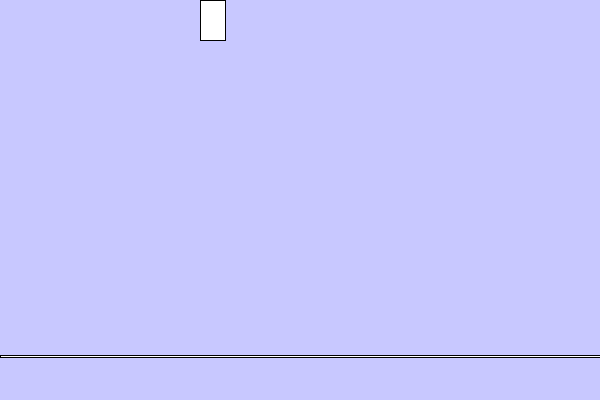
Frame 1 (no input)
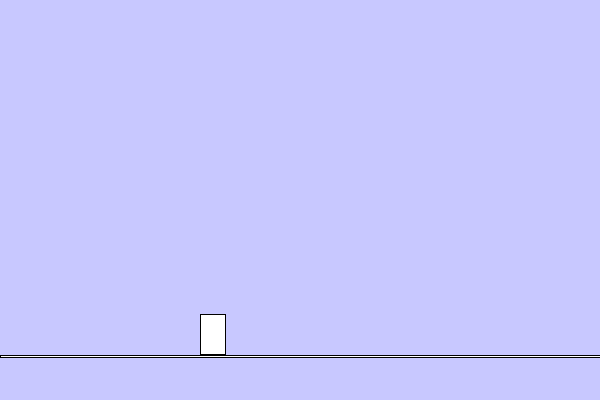
Frame 60 (the mouse pressed at the canvas centre just before this capture)
Frame 120 (the mouse held since frame 60 and released just before this capture): identical to frame 60, image omitted

The Processing sketch that drew these frames (run headless with seeded random() and noise(); from frame 60 on, the mouse is pressed at the canvas centre):

// Processing sketch: Grav
// ── Grav.pde
float gravSpeed = 9.81;
float gravVel;
float gravAccel = 0.03;
boolean mouseControl;


Rec rec = new Rec(40,25);

void setup(){
  
  size(600,400);
  
}

void mousePressed(){
  
  if (mouseX > rec.x && mouseX < rec.x +rec.rw && mouseY > rec.y && mouseY < rec.y + rec.rh){
    mouseControl = true;
  
  } 
}
void mouseReleased(){

    mouseControl = false;
    
}


void draw(){
  
  
  gravVel = gravSpeed + gravAccel;
  
  
  
  rectMode(CORNER);
  background (200,200,255);
  
  
  rect (0,355,width,2);
  
  rec.show();
  rec.fall();
  rec.control();
  
  
}

// ── Rec.pde
class Rec {

  int x = 200;
  float y = 0;
  int rw;
  float rh;
  int dir = 1;
  boolean printImpact;

  Rec (int rh, int rw) {

    this.rw = rw;
    this.rh = rh;
  }
  void show() {
    rect (this.x, this.y, this.rw, this.rh);
  }
  void fall() {

    this.y += gravVel * this.dir;

    if (this.y + this.rh >=  350 -4) {
      this.dir = 0;
      if(!printImpact){
       println("Impact"); 
       printImpact = true;
      }
    } else {
      this.dir = 1;
    }
  }

  void control() {
    if (mouseControl) {
      this.x = mouseX - this.rw/2;
      this.y = mouseY - this.rh/2;
    }
  }
}
